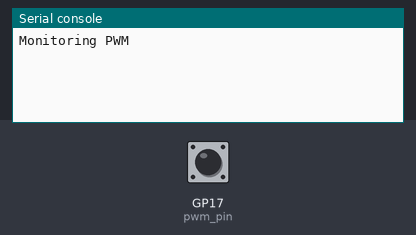
The program below on a simulated Raspberry Pi Pico running MicroPython. Shown: the last lines printed to the serial console. Inputs (shaded band) come from the test bench; at power-on: GP17 (pwm_pin) LOW.

Above: at 1.2 s.
1.3 s: GP17 (pwm_pin) pulled HIGH for 0.15 s
At 2.2 s:
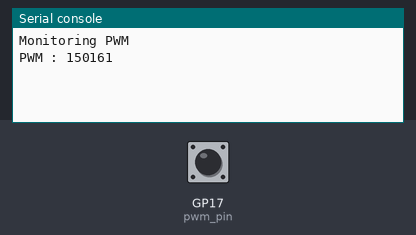
3.0 s: GP17 (pwm_pin) pulled HIGH for 1 s
At 5.2 s:
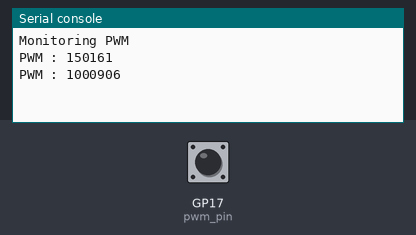
5.5 s: GP17 (pwm_pin) pulled HIGH for 0.15 s
At 6.7 s:
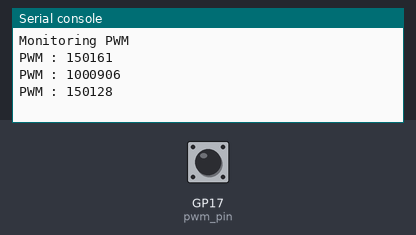

The program:

PWM_reader_002_1.py
```python
'''
Code Version 1:- Read PWM (3.3V Logic) From T12 RX or FC (3.3v Logic)

------------------ Component Used -------------------------
1) raspberry pi pico 2w
2) T12 Tx and Rx
3) Bread Board and some jumper wires
------------------------------------------------------------
------------------ Connections -----------------------------
T12 Rx             Pi Pico 2W
Ch9                GPIO 17 (22 Physical Pin)
GND                GND

Note :- Power On Rx with 5v
T12 Rx             Power Supply
5V                 5v
GND                GND
------------------------------------------------------------

Created On :- 16-feb-2026
Created by :- K Madhu Mohan Chary
For Code Enquiry :- madhu@marutdrones.com

'''
import rp2
from machine import Pin
import time

FREQ = 125_000_000 #Standard Do not change (easy math and be able to use machine.freq() @125MHz)

#------------------- State Machine Code (PIO Assembly Code) ---------------------------
@rp2.asm_pio() #Decorator
def pwm_measure():

    wrap_target()
    wait(0, pin, 0)         # Wait for current pulse to end (if any)
    set(x, 0)
    wait(1, pin, 0)         # Wait for new pulse to start (rising edge)

    label("loop")
    jmp(x_dec, "next")
    label("next")
    jmp(pin, "loop")        # Count while pin is high

    mov(isr, x)
    push(noblock)           # Use noblock to prevent the PIO from stalling
    wrap()
#-------------------------------------------------------------------------

#----------------- Main Code ---------------------------------------------
# GPIO 17 (Physical Pin 22)
pwm_pin = Pin(17, Pin.IN, Pin.PULL_DOWN)

sm0 = rp2.StateMachine(0, pwm_measure, freq=FREQ, in_base=pwm_pin, jmp_pin=pwm_pin)
sm0.active(1) #Activate State Machine one

# read raw pulse width and convert to actual pulse width
def get_pulse_width_us():
    # Flush old data if the FIFO is backed up
    while sm0.rx_fifo() > 1: # 1 Ensures to keep latest value and remaining 2nd,3rd and 4th values in fifo are cleared
        sm0.get()

    raw = sm0.get() #Only 1st value is available which is the latest pwm value
    counts = (0xFFFFFFFF - raw) & 0xFFFFFFFF
    # (counts * 2 instructions per loop) / (Clock in MHz)
    return (counts * 2) / (FREQ / 1_000_000)

# main loop
print("Monitoring PWM")
while True:
    if sm0.rx_fifo(): #if fifo has some values
        width = get_pulse_width_us()
        # Filter out impossible noise (e.g. pulses < 10us)
        if width > 10:
            print(f"PWM : {width:.0f}")
    time.sleep(0.1) #100ms
#------------------------------------------------------------------------------------------
```

Measured:
- after the input at 1.3 s, the serial console: prints a new line after 0.20 s (image 1)
- after the input at 3.0 s, the serial console: prints a new line after 1.0 s (image 2)
- after the input at 5.5 s, the serial console: prints a new line after 0.20 s (image 3)
